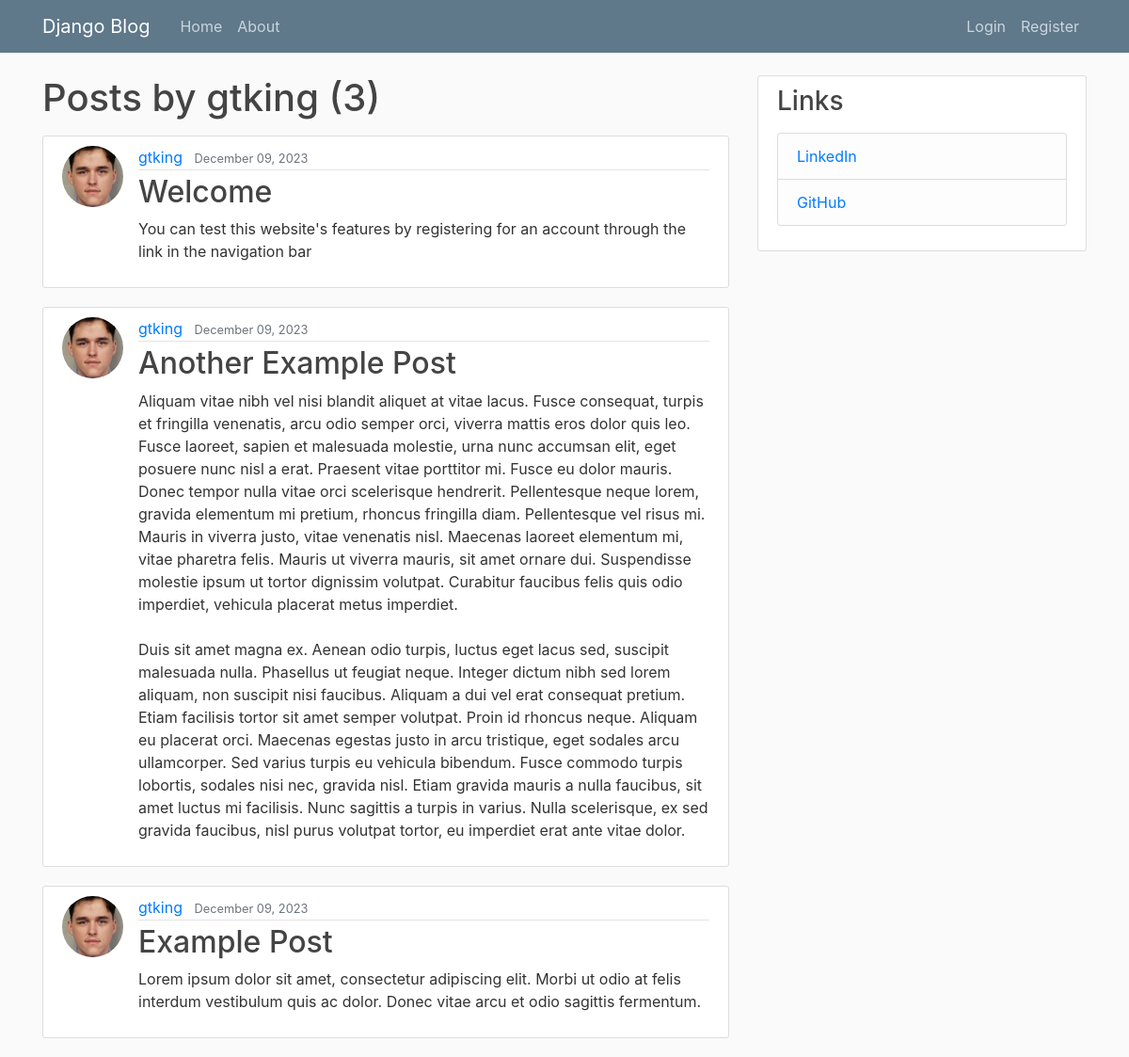
Screenshot of /user/gtking with the database file from the repository.
### blog/models.py (models this page shows, shortened)
class Post(models.Model):
  title = models.CharField(max_length=100)
  content = models.TextField()
  date_posted = models.DateTimeField(default=timezone.now)
  author = models.ForeignKey(User, on_delete=models.CASCADE)

### users/models.py (models this page shows, shortened)
class Profile(models.Model):
  user = models.OneToOneField(User, on_delete=models.CASCADE)
  image = models.ImageField(default='default.jpg', upload_to='profile_pics')

### blog/views.py (the view)
# urls.py: path('user/<str:username>', UserPostListView.as_view(), name='user-posts'),
class UserPostListView(ListView):
    model = Post
    template_name = 'blog/user_posts.html'
    context_object_name = 'posts'
    paginate_by = 5
    def get_queryset(self):
        user = get_object_or_404(User, username=self.kwargs.get('username'))
        return Post.objects.filter(author=user).order_by('-date_posted')

### blog/templates/blog/user_posts.html (shortened to what this page needs)
{% extends "blog/base.html" %}
{% block content %}
  <h1 class="mb-3">Posts by {{ view.kwargs.username }} ({{ page_obj.paginator.count }})</h1>
  {% for post in posts %}
    <article class="media content-section">
      <img class="rounded-circle article-img" src="{{ post.author.profile.image.url }}">
      <div class="media-body">
        <div class="article-metadata">
          <a class="mr-2" href="{% url 'user-posts' post.author.username %}">{{ post.author }}</a>
          <small class="text-muted">{{ post.date_posted|date:"F d, Y" }}</small>
        </div>
        <h2><a class="article-title" href="{% url 'post-detail' post.id %}">{{ post.title }}</a></h2>
        <p class="article-content">{{ post.content }}</p>
      </div>
    </article>
  {% endfor %}
{% endblock content %}

### blog/templates/blog/base.html (shortened to what this page needs)
{% load static %}
<!DOCTYPE html>
<html>
  <head>
    <link rel="stylesheet" href="https://cdn.jsdelivr.net/npm/bootstrap@4.0.0/dist/css/bootstrap.min.css">
    <link rel="stylesheet" type="text/css" href="{% static 'blog/main.css' %}">
  </head>
  <body>
    <header class="site-header">
      <nav class="navbar navbar-expand-md navbar-dark bg-steel fixed-top">
        <div class="container">
          <a class="navbar-brand mr-4" href="{% url 'blog-home' %}">Django Blog</a>
          <div class="collapse navbar-collapse" id="navbarToggle">
            <div class="navbar-nav mr-auto">
              <a class="nav-item nav-link" href="{% url 'blog-home' %}">Home</a>
              <a class="nav-item nav-link" href="{% url 'blog-about' %}">About</a>
            </div>
            <div class="navbar-nav">
              {% if user.is_authenticated %}
                <a class="nav-item nav-link" href="{% url 'post-create' %}">New Post</a>
                <a class="nav-item nav-link" href="{% url 'profile' %}">Profile</a>
                <form method="post" action="{% url 'logout' %}">
                  {% csrf_token %}
                  <button id="logout-button" class="nav-item nav-link" type="submit">Logout</button>
                </form>
              {% else %}
                <a class="nav-item nav-link" href="{% url 'login' %}">Login</a>
                <a class="nav-item nav-link" href="{% url 'register' %}">Register</a>
              {% endif %}
            </div>
          </div>
        </div>
      </nav>
    </header>
    <main role="main" class="container">
      <div class="row">
        <div class="col-md-8">
          {% block content %}{% endblock %}
        </div>
        <div class="col-md-4">
          <div class="content-section">
            <h3>Links</h3>
            <p class='text-muted'>
              <ul class="list-group">
                <li class="list-group-item list-group-item-light"><a href="https://www.linkedin.com/in/kinggrant1/">LinkedIn</a></li>
                <li class="list-group-item list-group-item-light"><a href="https://github.com/kinggrant1">GitHub</a></li>
              </ul>
            </p>
          </div>
        </div>
      </div>
    </main>
  </body>
</html>

### blog/static/blog/main.css (style rules this page uses)
body { background: #fafafa; color: #333333; margin-top: 5rem; }
h1, h2, h3, h4, h5, h6 { color: #444444; }
ul { margin: 0; }
.bg-steel { background-color: #5f788a; }
.site-header .navbar-nav .nav-link { color: #cbd5db; }
.content-section { background: #ffffff; padding: 10px 20px; border: 1px solid #dddddd; border-radius: 3px; margin-bottom: 20px; }
.article-title { color: #444444; }
.article-content { white-space: pre-line; }
.article-img { height: 65px; width: 65px; margin-right: 16px; }
.article-metadata { padding-bottom: 1px; margin-bottom: 4px; border-bottom: 1px solid #e3e3e3 }

### rows the page displays
Post: author.profile.image (picture), author "gtking", date_posted "December 09, 2023", title "Welcome", content "You can test this website's features by registering for an account through the link in the navigation bar"
Post: author.profile.image (picture), author "gtking", date_posted "December 09, 2023", title "Another Example Post", content "Aliquam vitae nibh vel nisi blandit aliquet at vitae lacus. Fusce consequat, turpis et fringilla venenatis, arcu odio semper orci, viverra mattis eros dolor quis leo. Fusce laoreet, sapien et malesuada molestie, urna nunc accumsan elit, eget posuere nunc nisl a erat. Praesent vitae porttitor mi. Fusce eu dolor mauris. Donec tempor nulla vitae orci scelerisque hendrerit. Pellentesque neque lorem, gravida elementum mi pretium, rhoncus fringilla diam. Pellentesque vel risus mi. Mauris in viverra justo, vitae venenatis nisl. Maecenas laoreet elementum mi, vitae pharetra felis. Mauris ut viverra mauris, sit amet ornare dui. Suspendisse molestie ipsum ut tortor dignissim volutpat. Curabitur…"
Post: author.profile.image (picture), author "gtking", date_posted "December 09, 2023", title "Example Post", content "Lorem ipsum dolor sit amet, consectetur adipiscing elit. Morbi ut odio at felis interdum vestibulum quis ac dolor. Donec vitae arcu et odio sagittis fermentum."

### other values shown
{{ view.kwargs.username }} "gtking"
{{ page_obj.paginator.count }} "3"
